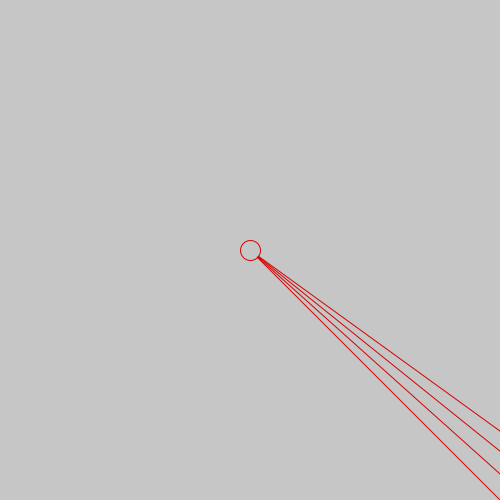
Frame 1 (no input)
Frame 60 (the mouse pressed at the canvas centre just before this capture): identical to frame 1, image omitted
Frame 120 (the mouse held since frame 60 and released just before this capture): identical to frame 1, image omitted

The Processing sketch that drew this single still picture (run headless with seeded random() and noise(); from frame 60 on, the mouse is pressed at the canvas centre):

// Processing sketch: linesProject24
// ── linesProject24.pde
//declare
//goal: have lines form a spiral like structure from one(?) point
float x2, y2;
float secX, secY;
//declare color //<>// //<>//

void setup(){ //remember this only initializes once and not every frame
  size(500,500);
  ellipseMode(CENTER);
  //initialize color
}

//draw lines in a cool-ish fashion
void draw(){
  float x2 = -18; //(in)decreasing st-18
  float y2 = 10; //and increasing value to lessen amount of lines used st10
  float secX = width;
  float secY = height;
  
  stroke(#D30202); //chnage to something else. not red
  background(#C6C6C6); //background under draw so tweak mode doesnt tweak out
//set color
//there has to be an easier way to do this please figure this out dude.
  line(width/2, height/2, secX, secY);  
  secX -= x2;
  secY -= y2;
  
  line(width/2, height/2, secX, secY);  
  secX -= x2;
  secY -= y2;
  
  line(width/2, height/2, secX, secY);  
  secX -= x2;
  secY -= y2;
  
  line(width/2, height/2, secX, secY);  
  secX -= x2;
  secY -= y2;
  

//set stroj= down  
  fill(#C6C6C6);
  //stroke(#C6C6C6);
  circle(width/2, height/2, 20);
}
